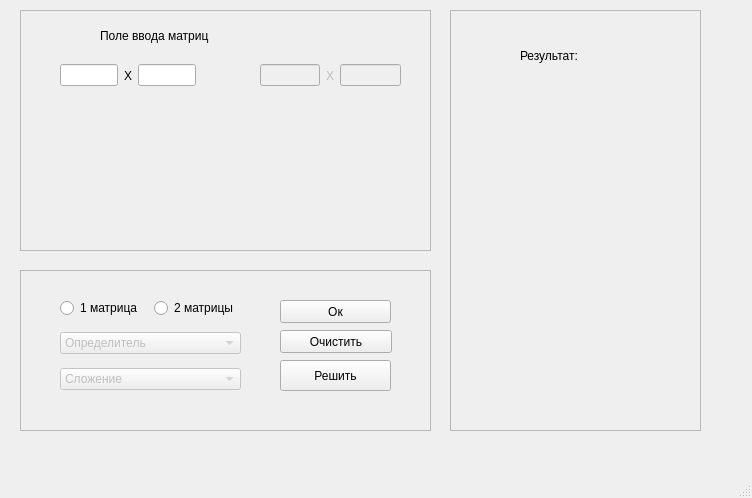
<?xml version="1.0" encoding="UTF-8"?>
<ui version="4.0">
 <class>MainWindow</class>
 <widget class="QMainWindow" name="MainWindow">
  <property name="geometry">
   <rect>
    <x>0</x>
    <y>0</y>
    <width>752</width>
    <height>498</height>
   </rect>
  </property>
  <property name="windowTitle">
   <string>MainWindow</string>
  </property>
  <widget class="QWidget" name="centralwidget">
   <widget class="QFrame" name="frame">
    <property name="geometry">
     <rect>
      <x>20</x>
      <y>10</y>
      <width>411</width>
      <height>241</height>
     </rect>
    </property>
    <property name="frameShape">
     <enum>QFrame::StyledPanel</enum>
    </property>
    <property name="frameShadow">
     <enum>QFrame::Raised</enum>
    </property>
    <widget class="QWidget" name="horizontalLayoutWidget_5">
     <property name="geometry">
      <rect>
       <x>240</x>
       <y>50</y>
       <width>141</width>
       <height>31</height>
      </rect>
     </property>
     <layout class="QHBoxLayout" name="horizontalLayout_5">
      <item>
       <widget class="QLineEdit" name="Row2">
        <property name="enabled">
         <bool>false</bool>
        </property>
       </widget>
      </item>
      <item>
       <widget class="QLabel" name="label_2">
        <property name="enabled">
         <bool>false</bool>
        </property>
        <property name="text">
         <string>Х</string>
        </property>
       </widget>
      </item>
      <item>
       <widget class="QLineEdit" name="Col2">
        <property name="enabled">
         <bool>false</bool>
        </property>
       </widget>
      </item>
     </layout>
    </widget>
    <widget class="QWidget" name="gridLayoutWidget_2">
     <property name="geometry">
      <rect>
       <x>230</x>
       <y>90</y>
       <width>160</width>
       <height>141</height>
      </rect>
     </property>
     <layout class="QGridLayout" name="gridL_2"/>
    </widget>
    <widget class="QWidget" name="gridLayoutWidget">
     <property name="geometry">
      <rect>
       <x>30</x>
       <y>90</y>
       <width>161</width>
       <height>141</height>
      </rect>
     </property>
     <layout class="QGridLayout" name="gridL"/>
    </widget>
    <widget class="QWidget" name="horizontalLayoutWidget_4">
     <property name="geometry">
      <rect>
       <x>40</x>
       <y>50</y>
       <width>136</width>
       <height>31</height>
      </rect>
     </property>
     <layout class="QHBoxLayout" name="horizontalLayout_4">
      <item>
       <widget class="QLineEdit" name="Row"/>
      </item>
      <item>
       <widget class="QLabel" name="label">
        <property name="text">
         <string>Х</string>
        </property>
       </widget>
      </item>
      <item>
       <widget class="QLineEdit" name="Col">
        <property name="enabled">
         <bool>true</bool>
        </property>
       </widget>
      </item>
     </layout>
    </widget>
    <widget class="QLabel" name="label_4">
     <property name="geometry">
      <rect>
       <x>80</x>
       <y>10</y>
       <width>211</width>
       <height>31</height>
      </rect>
     </property>
     <property name="text">
      <string>Поле ввода матриц</string>
     </property>
    </widget>
   </widget>
   <widget class="QFrame" name="frame_2">
    <property name="geometry">
     <rect>
      <x>20</x>
      <y>270</y>
      <width>411</width>
      <height>161</height>
     </rect>
    </property>
    <property name="frameShape">
     <enum>QFrame::StyledPanel</enum>
    </property>
    <property name="frameShadow">
     <enum>QFrame::Raised</enum>
    </property>
    <widget class="QWidget" name="layoutWidget">
     <property name="geometry">
      <rect>
       <x>40</x>
       <y>20</y>
       <width>181</width>
       <height>111</height>
      </rect>
     </property>
     <layout class="QVBoxLayout" name="verticalLayout">
      <item>
       <layout class="QHBoxLayout" name="horizontalLayout">
        <item>
         <widget class="QRadioButton" name="rb1">
          <property name="text">
           <string>1 матрица</string>
          </property>
         </widget>
        </item>
        <item>
         <widget class="QRadioButton" name="rb2">
          <property name="text">
           <string>2 матрицы</string>
          </property>
         </widget>
        </item>
       </layout>
      </item>
      <item>
       <layout class="QHBoxLayout" name="horizontalLayout_2">
        <item>
         <widget class="QComboBox" name="cb1">
          <property name="enabled">
           <bool>false</bool>
          </property>
          <item>
           <property name="text">
            <string>Определитель</string>
           </property>
          </item>
          <item>
           <property name="text">
            <string>Транспонирование</string>
           </property>
          </item>
          <item>
           <property name="text">
            <string>Возведение в квадрат</string>
           </property>
          </item>
         </widget>
        </item>
       </layout>
      </item>
      <item>
       <widget class="QComboBox" name="cb2">
        <property name="enabled">
         <bool>false</bool>
        </property>
        <property name="editable">
         <bool>false</bool>
        </property>
        <item>
         <property name="text">
          <string>Сложение</string>
         </property>
        </item>
        <item>
         <property name="text">
          <string>Вычитание</string>
         </property>
        </item>
        <item>
         <property name="text">
          <string>Умножение</string>
         </property>
        </item>
       </widget>
      </item>
     </layout>
    </widget>
    <widget class="QPushButton" name="clear">
     <property name="enabled">
      <bool>true</bool>
     </property>
     <property name="geometry">
      <rect>
       <x>260</x>
       <y>60</y>
       <width>112</width>
       <height>23</height>
      </rect>
     </property>
     <property name="text">
      <string>Очистить</string>
     </property>
    </widget>
    <widget class="QPushButton" name="ok">
     <property name="geometry">
      <rect>
       <x>260</x>
       <y>30</y>
       <width>111</width>
       <height>23</height>
      </rect>
     </property>
     <property name="text">
      <string>Ок</string>
     </property>
    </widget>
    <widget class="QPushButton" name="push">
     <property name="geometry">
      <rect>
       <x>260</x>
       <y>90</y>
       <width>111</width>
       <height>31</height>
      </rect>
     </property>
     <property name="text">
      <string>Решить</string>
     </property>
    </widget>
   </widget>
   <widget class="QFrame" name="frame_3">
    <property name="geometry">
     <rect>
      <x>450</x>
      <y>10</y>
      <width>251</width>
      <height>421</height>
     </rect>
    </property>
    <property name="frameShape">
     <enum>QFrame::StyledPanel</enum>
    </property>
    <property name="frameShadow">
     <enum>QFrame::Raised</enum>
    </property>
    <widget class="QWidget" name="gridLayoutWidget_3">
     <property name="geometry">
      <rect>
       <x>50</x>
       <y>90</y>
       <width>160</width>
       <height>141</height>
      </rect>
     </property>
     <layout class="QGridLayout" name="gridLayout_4"/>
    </widget>
    <widget class="QLabel" name="label_3">
     <property name="geometry">
      <rect>
       <x>70</x>
       <y>30</y>
       <width>161</width>
       <height>31</height>
      </rect>
     </property>
     <property name="text">
      <string>Результат:</string>
     </property>
    </widget>
   </widget>
  </widget>
  <widget class="QMenuBar" name="menubar">
   <property name="geometry">
    <rect>
     <x>0</x>
     <y>0</y>
     <width>752</width>
     <height>21</height>
    </rect>
   </property>
  </widget>
  <widget class="QStatusBar" name="statusbar"/>
 </widget>
 <tabstops>
  <tabstop>rb1</tabstop>
  <tabstop>rb2</tabstop>
  <tabstop>Row</tabstop>
  <tabstop>Col</tabstop>
  <tabstop>Col2</tabstop>
  <tabstop>push</tabstop>
 </tabstops>
 <resources/>
 <connections/>
</ui>
